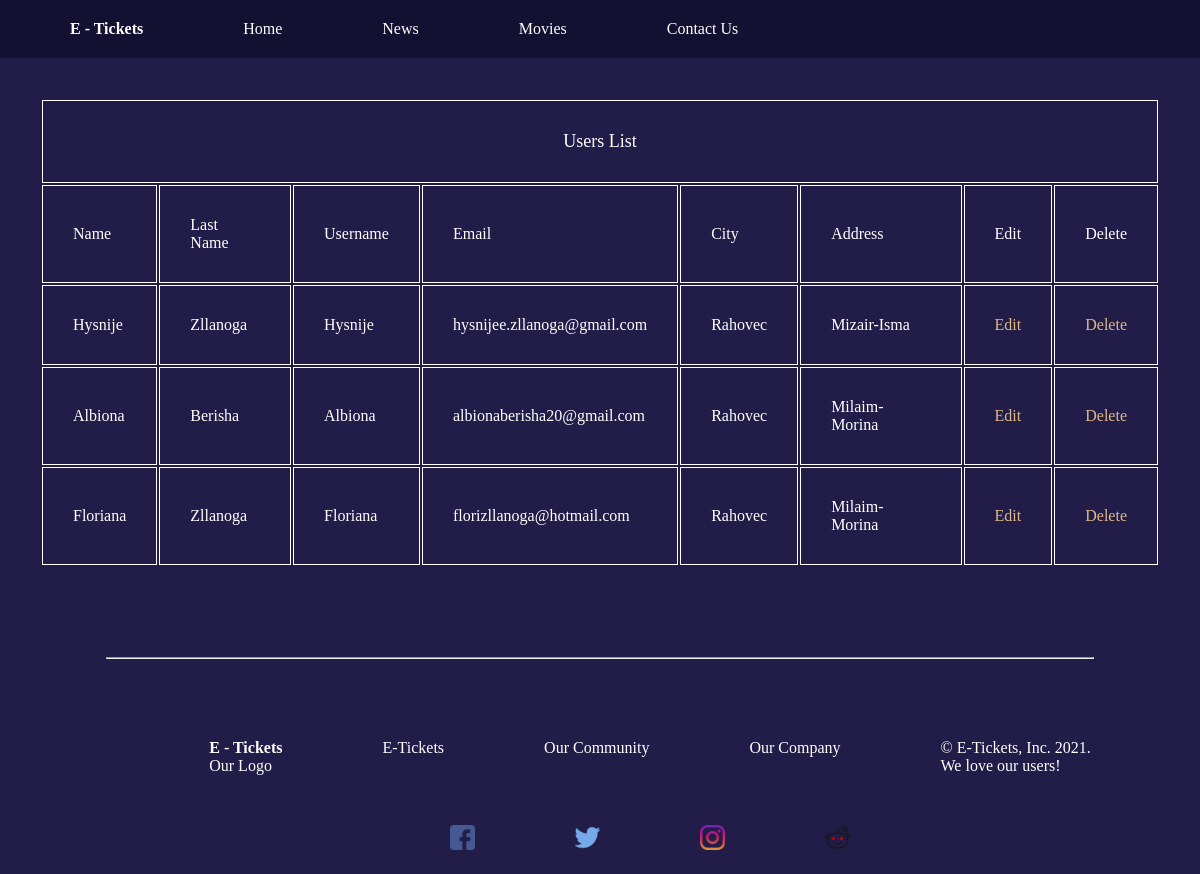
/views/dashboard.php, run on an earlier commit of the app's database.
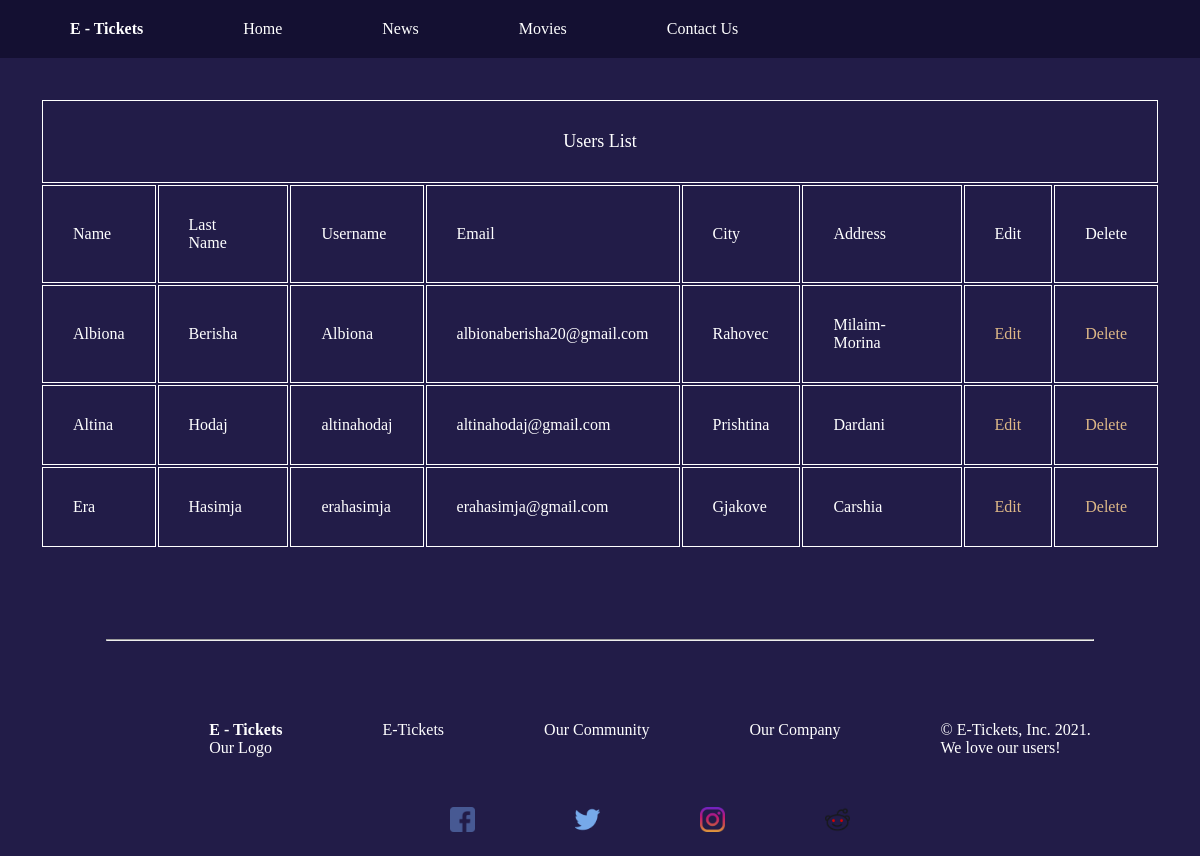
And on a later commit of the database.
### tables this page shows
CREATE TABLE `user` (
  `userid` int(11) NOT NULL,
  `name` varchar(255) NOT NULL,
  `lastname` varchar(255) NOT NULL,
  `email` varchar(255) NOT NULL,
  `username` varchar(255) NOT NULL,
  `password` varchar(255) NOT NULL,
  `city` varchar(255) NOT NULL,
  `address` varchar(255) NOT NULL,
  `ccNo` bigint(20) NOT NULL,
  `role` int(11) NOT NULL
);

### components/databaseConfiguration.php (called while the page is built, shortened)
<?php
class DatabasePDOConfiguration {
    private $connection;
    private $host = "localhost";
    private $username = "root";
    private $dbName = "web";
    private $password = "";
    private function createConnection(){
        $this->connection = new PDO("mysql:host=$this->host;dbname=$this->dbName", $this->username, $this->password);
        $this->connection->setAttribute(PDO::ATTR_ERRMODE, PDO::ERRMODE_EXCEPTION);
    }
    protected function getConnection(){
        return $this->connection;
    }
}

### components/userMapper.php (called while the page is built, shortened)
<?php
require_once 'databaseConfiguration.php';
class UserMapper extends DatabasePDOConfiguration{
    private $conn;
    public function __construct(){
        $this->conn = $this->getConnection();
    }
    public function getAllUsers(){
        $this->query = "select * from user";
        $statement = $this->conn->prepare($this->query);
        $statement->execute();
        $result = $statement->fetchAll(PDO::FETCH_ASSOC);
        return $result;
    }
}

### views/dashboard.php (the view, shortened to what this page needs)
<?php
    require_once '../components/userMapper.php';
    $mapper =  new UserMapper();
    $users = $mapper->getAllUsers();
?>
<!DOCTYPE html>
<html lang="en">
<head>
    <link rel="stylesheet" href="../style/dashboard.css">
</head>
    <?php
        include('../reusableCode/header.php');
    ?>
    <div class="main">
        <table>
            <thead>
                <tr class="first-row">
                    <td colspan="8">Users List </td>
                </tr>
                <tr class="second-row">
                    <td>Name</td>
                    <td>Last Name </td>
                    <td>Username</td>
                    <td>Email</td>
                    <td>City</td>
                    <td>Address</td>
                    <td>Edit</td>
                    <td>Delete</td>
                </tr>
            </thead>
            <tbody>
                <?php
                    foreach ($users as $user) {
                ?>
                    <tr>
                        <td><?php echo $user['name']; ?></td>
                        <td><?php echo $user['lastname']; ?></td>
                        <td><?php echo $user['username']; ?></td>
                        <td><?php echo $user['email']; ?></td>
                        <td><?php echo $user['city']; ?></td>
                        <td><?php echo $user['address']; ?></td>
                        <td><a href=<?php echo "../views/edit.php?id=" . $user['userid'];
                                    ?>>Edit</td>
                        <td><a href=<?php echo "../components/deleteUser.php?id=" . $user['userid'];
                                    ?>>Delete</td>
                    </tr>
                <?php
                }
                ?>
            </tbody>
        </table>
    </div>
    <?php
        include("../reusableCode/footer.php");
    ?>
</body>
</html>

What changed in the data, as far as the page shows it:
removed user: name "Hysnije", lastname "Zllanoga", username "Hysnije", email "hysnijee.zllanoga@gmail.com", city "Rahovec", address "Mizair-Isma"
removed user: name "Floriana", lastname "Zllanoga", username "Floriana", email "florizllanoga@hotmail.com", city "Rahovec", address "Milaim-Morina"
added user: name "Altina", lastname "Hodaj", username "altinahodaj", email "altinahodaj@gmail.com", city "Prishtina", address "Dardani"
added user: name "Era", lastname "Hasimja", username "erahasimja", email "erahasimja@gmail.com", city "Gjakove", address "Carshia"
